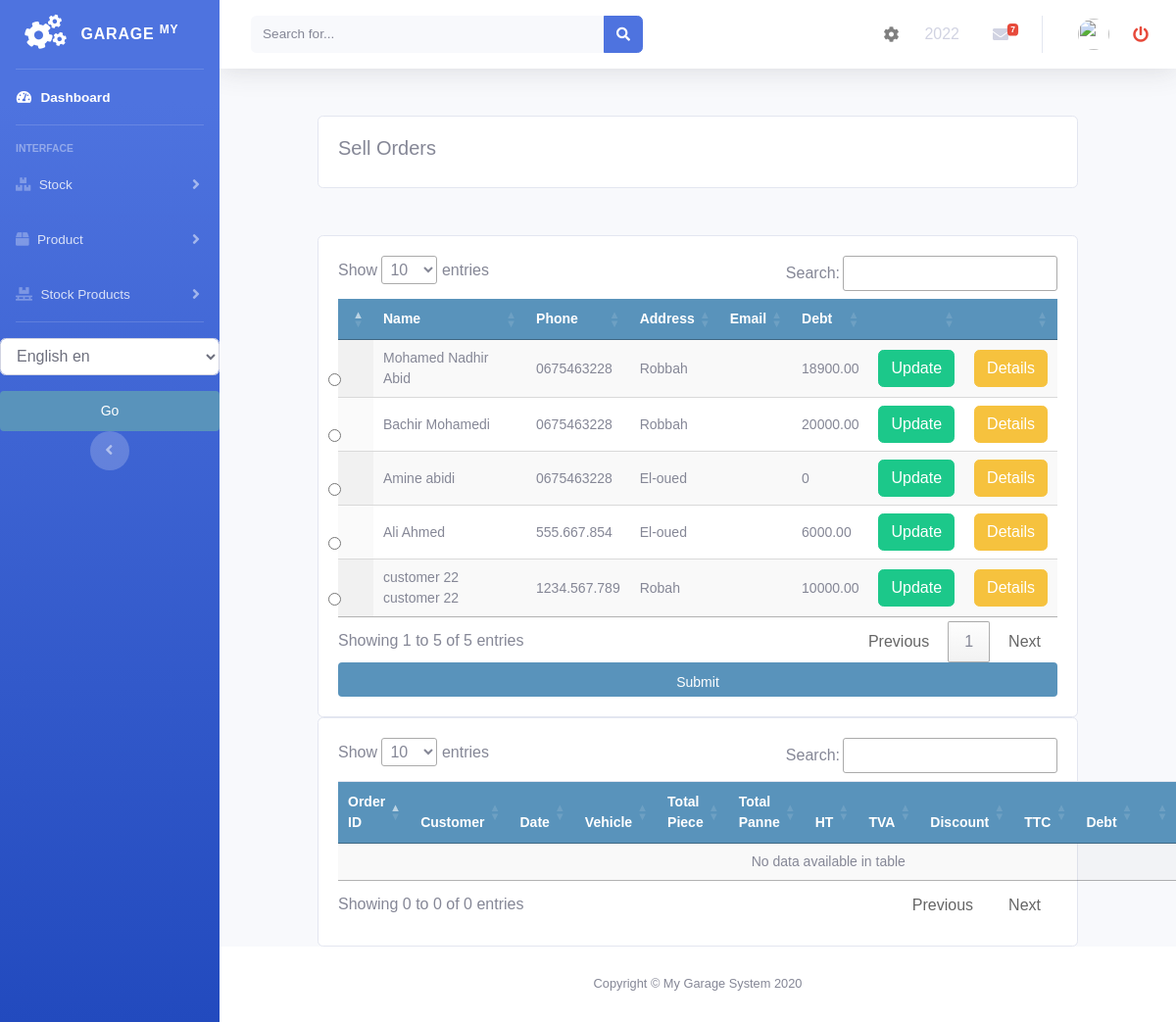
The page /sellorder/sellorder_list on the database as committed earlier.
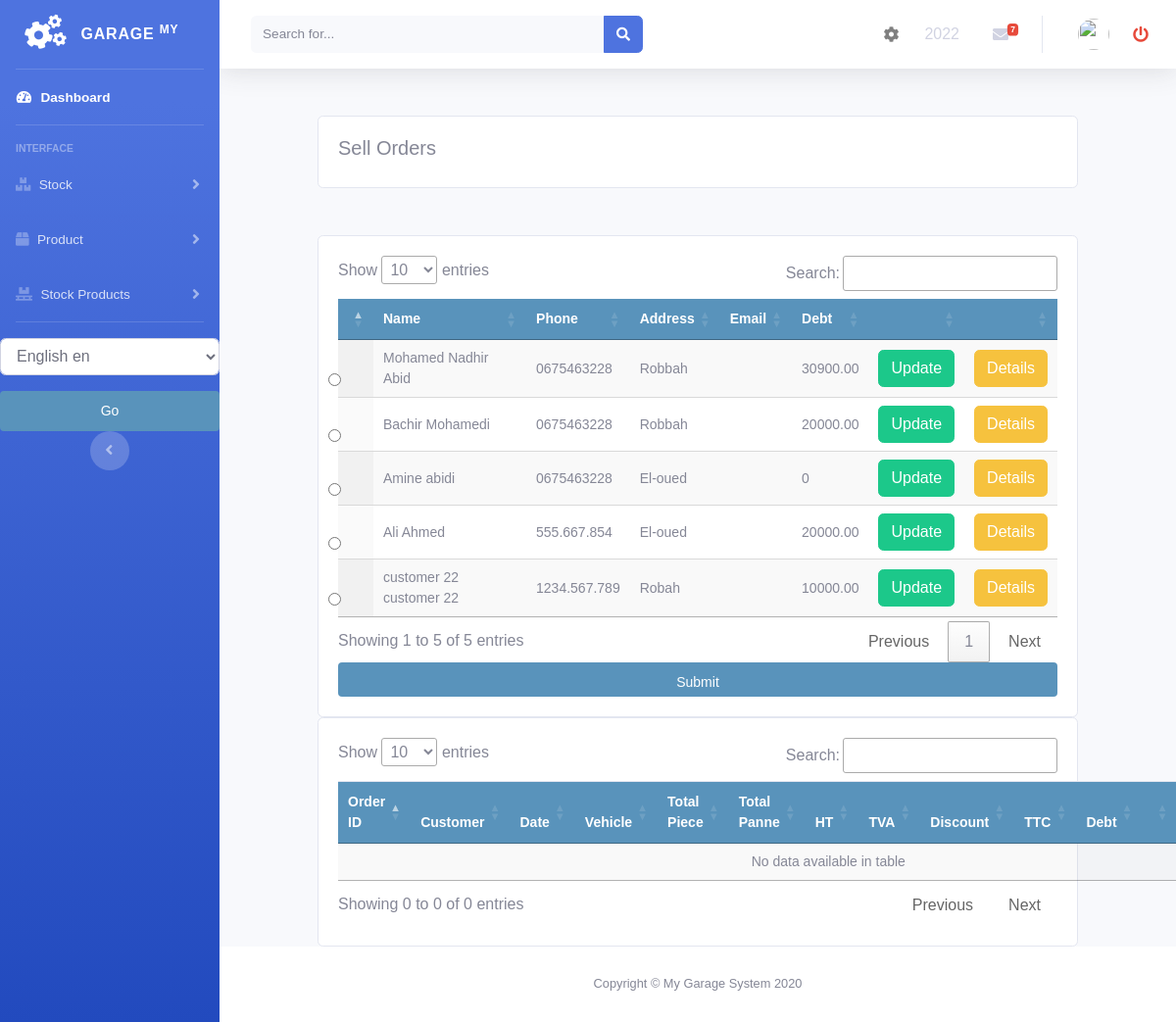
The same page on the database as committed later.
### customer/models.py (models this page shows, shortened)
class Customer(models.Model):
    firstname = models.CharField(max_length=250, null=True)
    lastname = models.CharField(max_length=250, null=True)
    address = models.CharField(max_length=200, null=True)
    phone = models.CharField(max_length=200, null=True)
    date_created = models.DateTimeField(auto_now_add=True, null=True)
    date_updated = models.DateTimeField(auto_now=True)
    date_joined = models.DateField(null=True)
    enterprise = models.BooleanField(default=False)
    debt = models.DecimalField(max_digits=10, decimal_places=2, null=True, default=0)
    def get_debt(self):
        self.debt = round(sum(order.debt for order in self.orders.filter(
            customer=self,
            confirmed=True,
            order_date__year=CurrentYear.objects.all().filter()[:1].get().year)
                         ), 2)
        return round(sum(order.debt for order in self.orders.filter(
            customer=self,
            confirmed=True,
            order_date__year=CurrentYear.objects.all().filter()[:1].get().year)
                         ), 2)

### accounts/models.py (models this page shows)
class CurrentYear(models.Model):
    year = models.IntegerField(_('year'), )
    def __str__(self):
        return str(self.year)

### sellorder/models.py (models this page shows, shortened)
class Order(models.Model):
    customer = models.ForeignKey(Customer, on_delete=models.DO_NOTHING, related_name="orders")
    vehicle = models.ForeignKey(Vehicle, on_delete=models.DO_NOTHING, null=True, blank=True)
    created = models.DateTimeField(auto_now_add=True)
    updated = models.DateTimeField(auto_now=True)
    debt = models.DecimalField(max_digits=10, decimal_places=2, null=True, blank=True, default=0)
    timbre = models.DecimalField(max_digits=10, decimal_places=2, null=True, blank=True, default=0)
    total_price = models.DecimalField(max_digits=10, decimal_places=2, null=True, blank=True, default=0)
    discount_amount = models.DecimalField(max_digits=10, decimal_places=2, null=True, blank=True, default=0)
    paid = models.BooleanField(default=False)
    order_tva = models.PositiveIntegerField(default=0)
    confirmed = models.BooleanField(default=False)
    factured = models.BooleanField(default=False)
    order_date = models.DateField(null=True, blank=True)
    class Meta:
        ordering = ('-created',)

### sellorder/views.py (the view, shortened to what this page needs)
# urls.py: path('sellorder_list', views.sellorder_list, name='sellorder_list'),
def sellorder_list(request):
    list_type = 1  # Sellorder
    dateform = DateForm()
    now = datetime.now()
    current_year = CurrentYear.objects.all().filter()[:1].get()
    sellorders = Order.objects.all().filter(confirmed=True, factured=False, order_date__day=now.day,
                                            order_date__month=now.month, order_date__year=current_year.year)
    sellorders_customers = Customer.objects.all()
    customers = Customer.objects.all()
    print("Current Year", current_year)
    context = {
        'sellorders': sellorders,
        "dateform": dateform,
        'customers': customers,
        'list_type': list_type,
        'current_year': current_year,
    }
    return render(request, 'sellorder/list_sellorder.html', context)

### caisse/forms.py
class DateForm(forms.Form):
    date = forms.DateTimeField(initial="2021-01-01",
                               widget=forms.DateInput(attrs={
                                   'class': 'form-control', 'type': 'text'
                               })
                               )

### accounts/templatetags/erpextra.py (called while the page is built)
@register.filter(name='has_group')
def has_group(user, group_name):
    group = Group.objects.get(name=group_name)
    return True if group in user.groups.all() else False

### sellorder/templates/sellorder/list_sellorder.html (shortened to what this page needs)
{% extends 'home.html' %}
{% load static %}
{% load crispy_forms_tags %}
{% load i18n %}
{% block content %}
<br>
<div class="row">
    <div class="col-md">
        <div class="card card-body">
            {% if list_type == 1 %}
            <h5>{% trans "Sell Orders" %}</h5>
            {% endif %}
        </div>
        <br>
        <br>
        <div class="card card-body">
            <form id="order-form" action="" method="post">
                    {% csrf_token %}
                <table id="table_customer" class="display text-center">
                    <thead>
                    <tr>
                        <th></th>
                        <th>{% trans "Name" %}</th>
                        <th>{% trans "Phone" %}</th>
                        <th>{% trans "Address" %}</th>
                        <th>{% trans "Email" %}</th>
                        <th>{% trans "Debt" %}</th>
                        <th></th>
                        <th></th>
                    </tr>
                    </thead>
                    <tbody>
                    {% for customer in customers %}
                    <tr>
                        <td>
                                <input class="form-check-input" type="radio" value="{{customer.id}}"
                                       id="{{customer.id}}" name="customers">
                        </td>
                        <td>
                            {{customer.firstname}} {{customer.lastname}}
                        </td>
                        <td>
                            {{customer.phone}}
                        </td>
                        <td>
                            {{customer.address}}
                        </td>
                        <td>
                        </td>
                        <td>
                            {{customer.get_debt}}
                        </td>
                        <td>
                            <a class="btn btn-success "
                               href="{% url 'customer:update_customer' customer.id %}">{% trans "Update" %}</a>
                        </td>
                        <td>
                            <a class="btn btn-warning "
                               href="{% url 'customer:customer_detail' customer.id %}">{% trans "Details" %}</a>
                        </td>
                    </tr>
                    {% endfor %}
                    </tbody>
                </table>
            <input class="form-control btn btn-primary" type="submit" name="submit">
            </form>
        </div>
        <div class="card card-body">
            <table id="table_id" class="table display text-center">
                <thead>
                <tr>
                    <th>{% trans "Order ID" %}</th>
                    <th>{% trans "Customer" %}</th>
                    <th>{% trans "Date" %}</th>
                    <th>{% trans "Vehicle" %}</th>
                    <th>{% trans "Total Piece" %}</th>
                    <th>{% trans "Total Panne" %}</th>
                    <th>{% trans "HT" %}</th>
                    <th>{% trans "TVA" %}</th>
                    <th>{% trans "Discount" %}</th>
                    <th>{% trans "TTC" %}</th>
                    <th>{% trans "Debt" %}</th>
                    <th></th>
                </tr>
                </thead>
                <tbody>
                </tbody>
            </table>
        </div>
    </div>
</div>
{% endblock %}
{% block jsscript %}
<link rel="stylesheet" type="text/css" href="https://cdn.jsdelivr.net/npm/daterangepicker/daterangepicker.css" />
<link rel="stylesheet" href="https://ajax.googleapis.com/ajax/libs/jqueryui/1.12.1/themes/smoothness/jquery-ui.css">
<link rel="stylesheet" href="https://cdnjs.cloudflare.com/ajax/libs/chosen/1.8.7/chosen.min.css"/>
<link rel="stylesheet" type="text/css" href="https://cdn.datatables.net/1.10.22/css/jquery.dataTables.css">
{% endblock %}

Rows that differ between the two databases and show on the page:
changed Customer "Mohamed Nadhir": get_debt "18900.00" → "30900.00"
changed Customer "Ali": get_debt "6000.00" → "20000.00"
